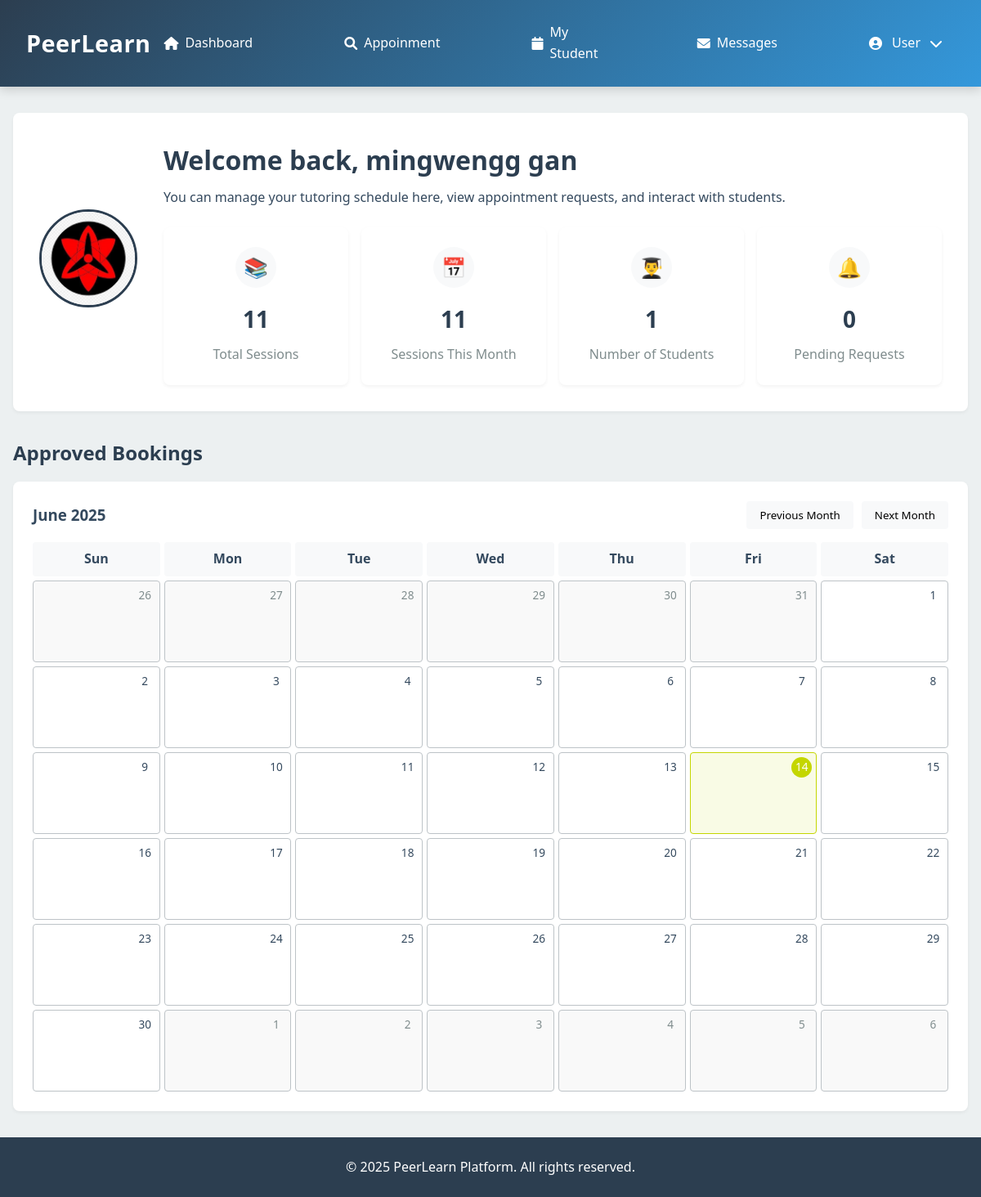
The app's page /tutor_main_page.php (signed in), older data.
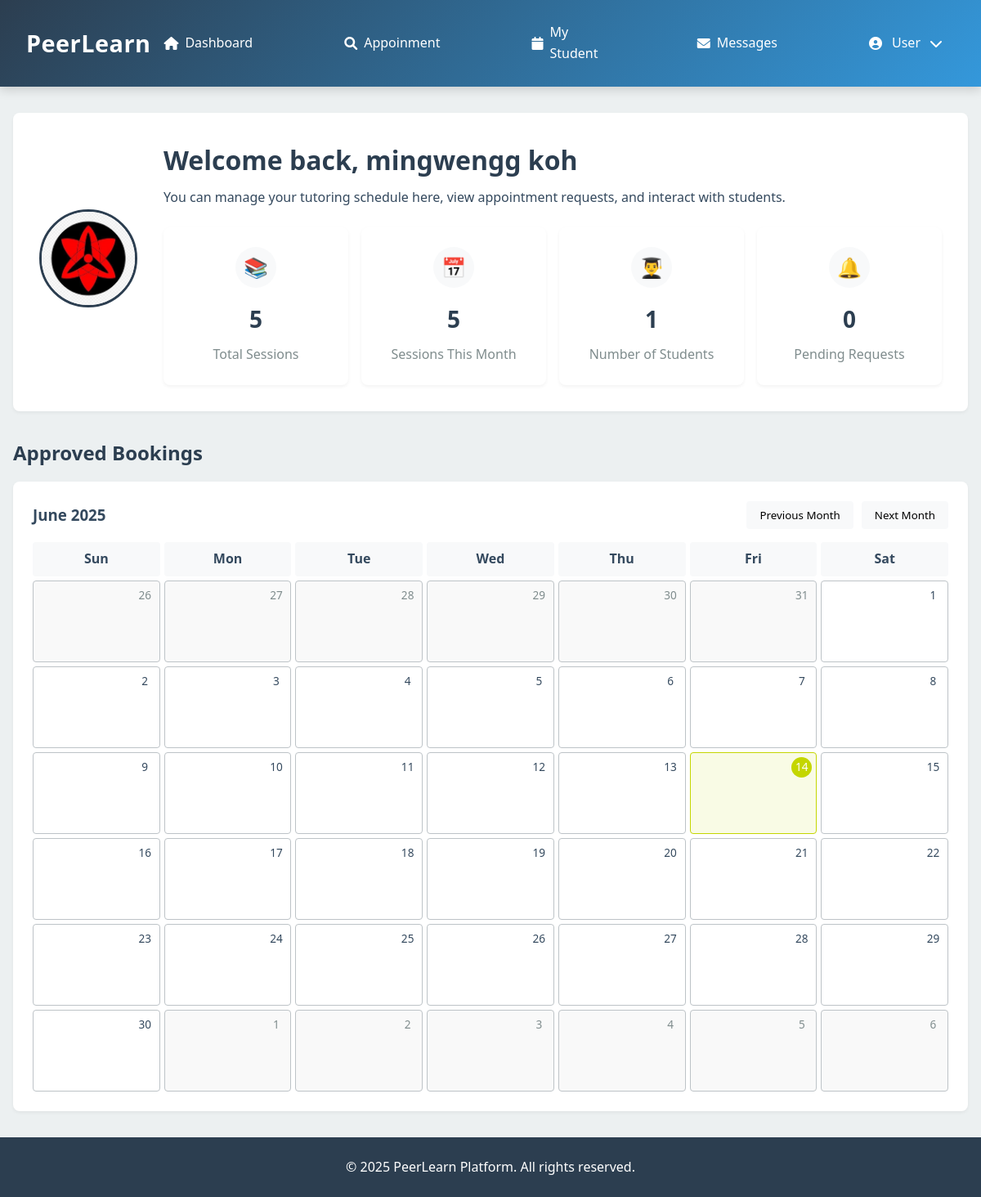
The same page, newer data.
### tables this page shows
CREATE TABLE `user` (
  `user_id` int(11) NOT NULL,
  `username` varchar(50) NOT NULL,
  `password` varchar(255) DEFAULT NULL,
  `email` varchar(100) NOT NULL,
  `role` enum('student','tutor','admin') NOT NULL,
  `first_name` varchar(50) NOT NULL,
  `last_name` varchar(50) NOT NULL,
  `phone` varchar(20) DEFAULT NULL,
  `profile_image` varchar(255) DEFAULT NULL,
  `is_active` tinyint(1) DEFAULT 1,
  `created_at` timestamp NOT NULL DEFAULT current_timestamp(),
  `last_login` datetime DEFAULT NULL
);

### tutor_main_page.php (the view, shortened to what the changed rows need)
<?php
require_once "db_connection.php";
$user_id = $_SESSION['user_id'];
$user_query = "SELECT username, email, role, first_name, last_name, phone, profile_image, created_at FROM user WHERE user_id = ?";
$stmt = $conn->prepare($user_query);
$stmt->bind_param("i", $user_id);
$stmt->execute();
$user_result = $stmt->get_result();
$user_data = $user_result->fetch_assoc();
$first_name = $user_data['first_name'] ?: '';
$last_name = $user_data['last_name'] ?: '';
$profile_image = $user_data['profile_image'];
$total_sessions_query = "SELECT COUNT(*) as total_count FROM session WHERE tutor_id = ?";
$stmt = $conn->prepare($total_sessions_query);
$stmt->bind_param("i", $user_id);
$stmt->execute();
$total_result = $stmt->get_result();
$total_data = $total_result->fetch_assoc();
$total_sessions = $total_data['total_count'];
$month_sessions_query = "SELECT COUNT(*) as month_count
                        FROM session
                        WHERE tutor_id = ?
                        AND MONTH(start_datetime) = MONTH(CURRENT_DATE())
                        AND YEAR(start_datetime) = YEAR(CURRENT_DATE())";
$stmt = $conn->prepare($month_sessions_query);
$stmt->bind_param("i", $user_id);
$stmt->execute();
$month_result = $stmt->get_result();
$month_data = $month_result->fetch_assoc();
$month_sessions = $month_data['month_count'];
?>
<!DOCTYPE html>
<html lang="en">
<head>
</head>
<body>
    <?php include 'header/tut_head.php'; ?>
    <main>
        <div class="welcome-section">
            <div class="profile-image-container">
                <?php if ($profile_image): ?>
                    <img src="<?php echo htmlspecialchars($profile_image); ?>" alt="Profile" class="profile-image">
                <?php else: ?>
                    <div class="profile-image-placeholder"><?php echo strtoupper(substr($first_name, 0, 1)); ?></div>
                <?php endif; ?>
            </div>
            <div class="welcome-info">
                <h1 class="welcome-title">
                    Welcome back, <?php echo htmlspecialchars($first_name . ' ' . $last_name); ?>
                </h1>
                <p>You can manage your tutoring schedule here, view appointment requests, and interact with students.</p>
                <div class="stats-container">
                    <div class="stat-card">
                        <div class="stat-icon">📚</div>
                        <div class="stat-value"><?php echo $total_sessions; ?></div>
                        <div class="stat-label">Total Sessions</div>
                    </div>
                    <div class="stat-card">
                        <div class="stat-icon">📅</div>
                        <div class="stat-value"><?php echo $month_sessions; ?></div>
                        <div class="stat-label">Sessions This Month</div>
                    </div>
                    <div class="stat-card">
                    </div>
                    <div class="stat-card">
                    </div>
                </div>
            </div>
        </div>
        <div class="section-title">
            <h2>Approved Bookings</h2>
        </div>
    </main>
</body>
</html>

Row changes from the older to the newer data that the page shows:
changed user: first_name+last_name "mingwengg gan" → "mingwengg koh"
Text that changed along with them:
$total_sessions: "11" → "5"
$month_sessions: "11" → "5"
